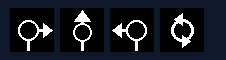

Source code (Python):
from PIL import Image, ImageDraw

def render_u8g2_roundabout(w=44, h=44, mode=9):
    img = Image.new("1", (w, h), 0)
    draw = ImageDraw.Draw(img)
    xOffset, yOffset = 0, 0
    
    if mode == 9: # Exit 1 (Right)
        # Circle center at (18, 22), r=10
        draw.ellipse([xOffset + 8, yOffset + 12, xOffset + 28, yOffset + 32], outline=1, width=2)
        # Entry from bottom
        draw.line([xOffset + 18, yOffset + 32, xOffset + 18, yOffset + 42], fill=1, width=3)
        # Exit to right
        draw.line([xOffset + 28, yOffset + 22, xOffset + 34, yOffset + 22], fill=1, width=3)
        draw.polygon([(xOffset + 42, yOffset + 22), (xOffset + 33, yOffset + 15), (xOffset + 33, yOffset + 29)], fill=1)
    elif mode == 10: # Exit 2 (Straight)
        # Circle center at (22, 24), r=9
        draw.ellipse([xOffset + 13, yOffset + 15, xOffset + 31, yOffset + 33], outline=1, width=2)
        # Entry from bottom
        draw.line([xOffset + 22, yOffset + 33, xOffset + 22, yOffset + 42], fill=1, width=3)
        # Exit to top
        draw.line([xOffset + 22, yOffset + 15, xOffset + 22, yOffset + 10], fill=1, width=3)
        draw.polygon([(xOffset + 22, yOffset + 2), (xOffset + 14, yOffset + 13), (xOffset + 30, yOffset + 13)], fill=1)
    elif mode == 11: # Exit 3 (Left)
        # Circle center at (26, 22), r=10
        draw.ellipse([xOffset + 16, yOffset + 12, xOffset + 36, yOffset + 32], outline=1, width=2)
        # Entry from bottom
        draw.line([xOffset + 26, yOffset + 32, xOffset + 26, yOffset + 42], fill=1, width=3)
        # Exit to left
        draw.line([xOffset + 16, yOffset + 22, xOffset + 10, yOffset + 22], fill=1, width=3)
        draw.polygon([(xOffset + 2, yOffset + 22), (xOffset + 11, yOffset + 15), (xOffset + 11, yOffset + 29)], fill=1)
    elif mode == 12: # General Roundabout
        draw.ellipse([xOffset + 11, yOffset + 11, xOffset + 33, yOffset + 33], outline=1, width=3)
        # Arrow 1 (top counter-clockwise: pointing left)
        draw.polygon([(xOffset + 14, yOffset + 11), (xOffset + 22, yOffset + 5), (xOffset + 22, yOffset + 17)], fill=1)
        # Arrow 2 (bottom counter-clockwise: pointing right)
        draw.polygon([(xOffset + 30, yOffset + 33), (xOffset + 22, yOffset + 27), (xOffset + 22, yOffset + 39)], fill=1)
        
    return img

suite = Image.new("RGB", (44 * 4 + 50, 60), (15, 23, 42))
for idx, m in enumerate([9, 10, 11, 12]):
    im = render_u8g2_roundabout(44, 44, m).convert("RGB")
    suite.paste(im, (10 + idx * 50, 8))

suite.save(r"c:\Users\phamn\Documents\PlatformIO\Tdriver\docs\test_u8g2_roundabouts_v2.png")
print("Saved test_u8g2_roundabouts_v2.png")
